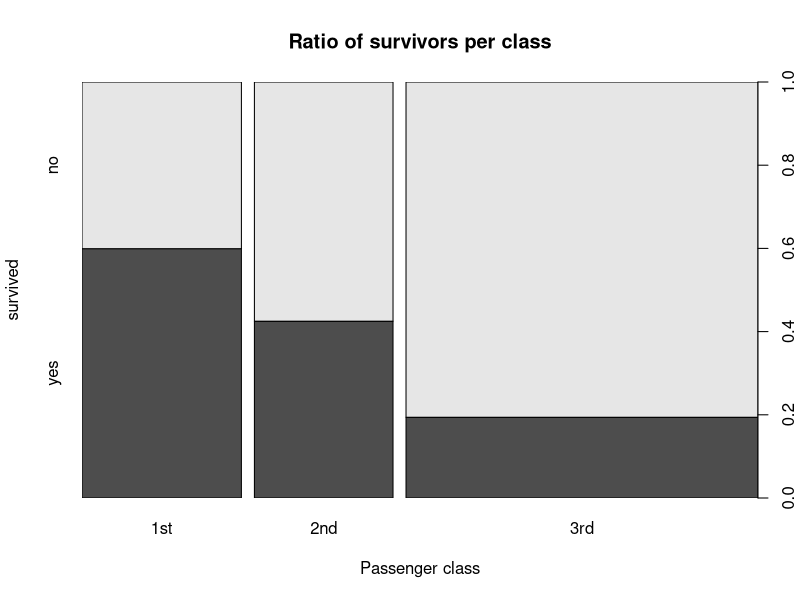
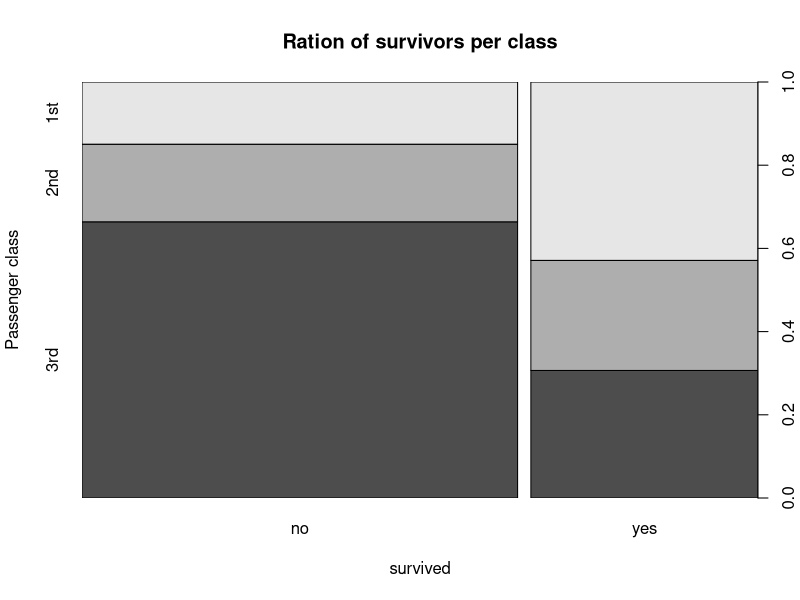
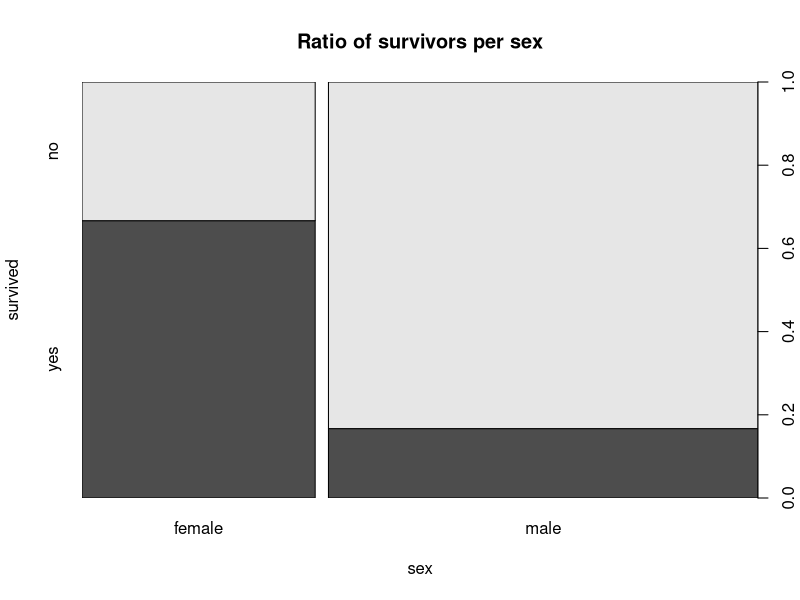
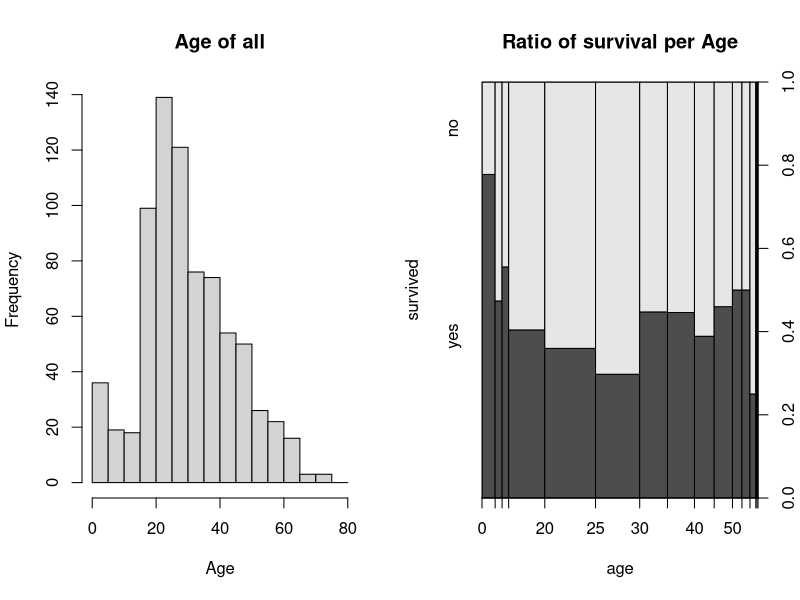

Write the R code that produced these figures, in order.
## ---- chunk 1
titanic = read.table("titanic.txt", header = T)
## ---- chunk 2
survived = factor(titanic$Survived, c('0', '1'), c('no', 'yes'))
plot(survived ~ factor(titanic$PClass), main='Ratio of survivors per class', xlab='Passenger class', ylab='survived')
## ---- chunk 3
plot(survived, factor(titanic$PClass), main='Ration of survivors per class', ylab='Passenger class', xlab='survived')
## ---- chunk 4
plot(factor(titanic$Sex), survived, main='Ratio of survivors per sex', xlab='sex', ylab='survived')
## ---- chunk 5
par(mfrow=c(1,2))
hist(titanic$Age, breaks = seq(0, 80, 5), main='Age of all', xlab='Age')
plot(survived ~ titanic$Age, main='Ratio of survival per Age', xlab='age', ylab='survived')
par(mfrow=c(1,1))
## ---- chunk 6
titanic = read.table("titanic.txt", header = T)
titanic$Sex <- factor(titanic$Sex, levels=c("male", "female"), labels=c(1, 0))
titanic$PClass <- factor(titanic$PClass,levels=c("1st", "2nd", "3rd"), labels=c(1, 2, 3))
titanic$Survived <- factor(titanic$Survived)
titanic


model <- glm(Survived ~ PClass + Age + Sex, data=titanic, family=binomial(link="logit"))
summary(model)
## ---- chunk 7
odds_ratio <- exp(coef(model))
odds_ratio <- data.frame(feature=names(odds_ratio), odds_ratio=odds_ratio)
odds_ratio
## ---- chunk 8
model <- glm(Survived ~ PClass + Age + Sex + Age:PClass + Age:Sex, data=titanic, family=binomial(link="logit"))
summary(model)
## ---- chunk 9
newdata <- expand.grid(PClass=levels(titanic$PClass), Sex=levels(titanic$Sex))
newdata$Age <- rep(55, nrow(newdata))

# use the predict() function to get the predicted probabilities for each combination of PClass, Sex, and Age
newdata$SurvivalProb <- predict(model, newdata, type="response")

newdata
## ---- chunk 10
# split the dataset into training and testing sets
library(caTools)
set.seed(42)
split <- sample.split(titanic$Survived, SplitRatio=0.8)
train <- subset(titanic, split==TRUE)
test <- subset(titanic, split==FALSE)
